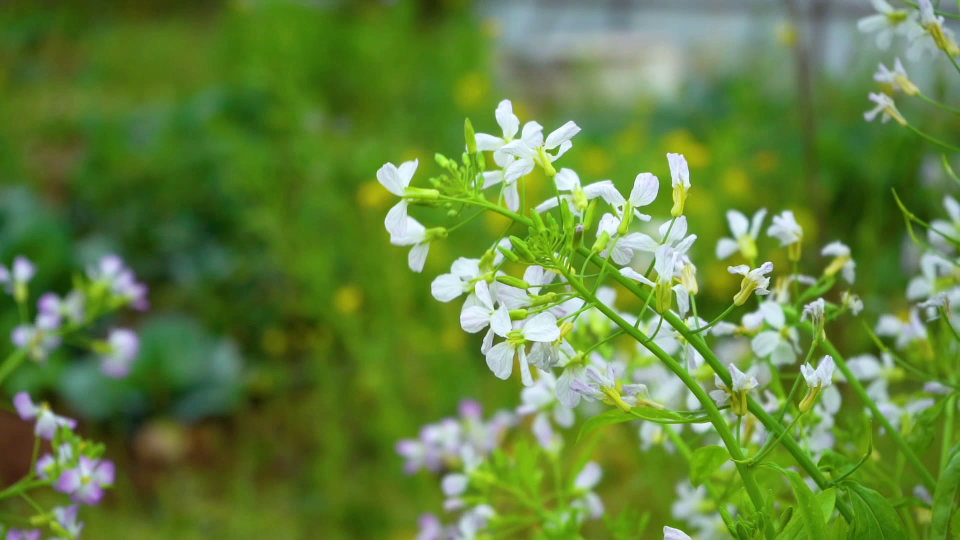
#> input picture frame 2 of OpenCV-C++/Code/5_Video Safe/product.avi, 1920 x 1080 px, given in place of test.mp4, which was not available (shown at 1/2 size)
$ python farneback.py
#> lines starting #> are read from the running program, lines starting #| are printed output that depends on the picture; pictures that were not available may be replaced by others from this repository, and a replacement may not be noted
import cv2
import numpy as np
import matplotlib.pyplot as plt

# 读取视频文件
cap = cv2.VideoCapture('test.mp4')

# 读取第一帧
ret, frame1 = cap.read()
#> frame1 is the input picture: shape (1080, 1920, 3); mean B, G, R 60.8, 130.8, 98.9
prvs = cv2.cvtColor(frame1, cv2.COLOR_BGR2GRAY)
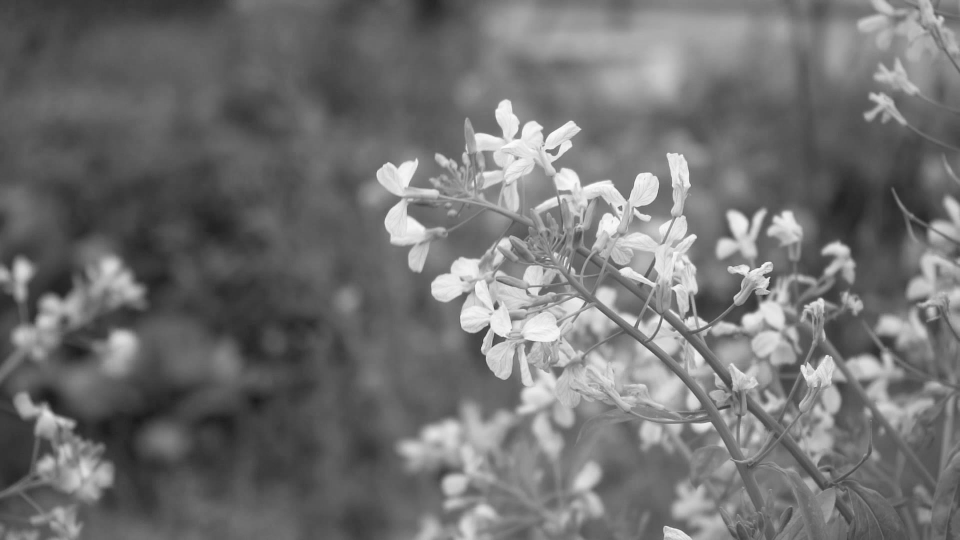
#> prvs: shape (1080, 1920) (shown at 1/2 size); min 24, max 252, mean 113.2

# 创建一个图像，用于显示光流场
hsv = np.zeros_like(frame1)
hsv[..., 1] = 255

while True:
    # 读取新的一帧
    ret, frame2 = cap.read()
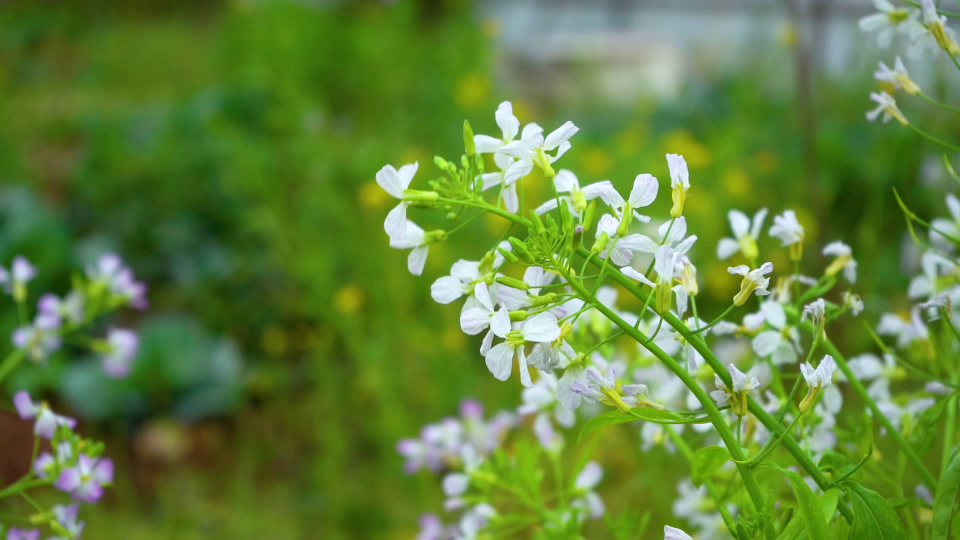
#> input picture frame 3 of OpenCV-C++/Code/5_Video Safe/product.avi, 1920 x 1080 px, given in place of test.mp4, which was not available (shown at 1/2 size)
#> frame2 is the input picture: shape (1080, 1920, 3); mean B, G, R 60.6, 130.6, 98.8
    if not ret:
        break
    next_frame = cv2.cvtColor(frame2, cv2.COLOR_BGR2GRAY)

    # 计算Farneback光流
    flow = cv2.calcOpticalFlowFarneback(prvs, next_frame, None, 0.5, 3, 15, 3, 5, 1.2, 0)

    # 极坐标转换
    mag, ang = cv2.cartToPolar(flow[..., 0], flow[..., 1])
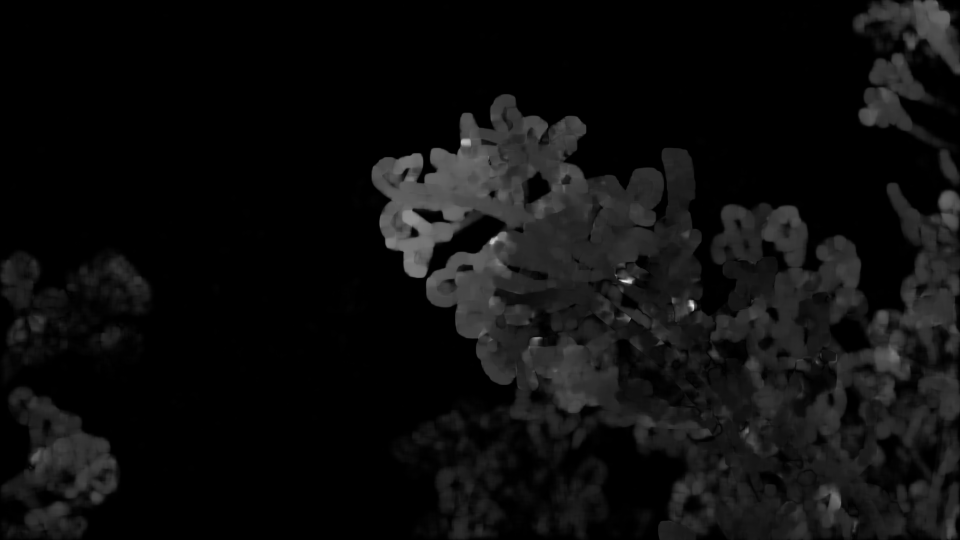
#> mag: shape (1080, 1920) float32 (shown at 1/2 size); min 2.4e-16, max 13.71, mean 0.76; drawn with min black and max white
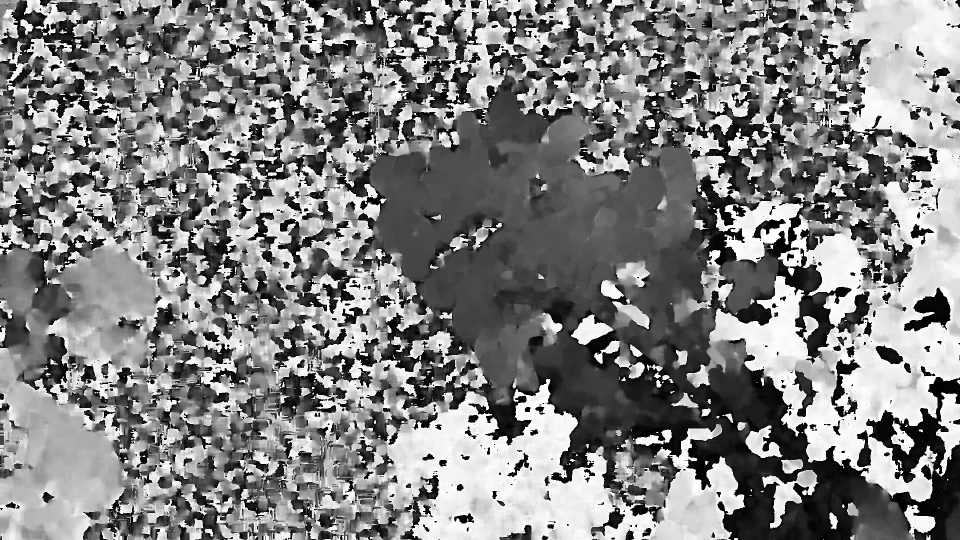
#> ang: shape (1080, 1920) float32 (shown at 1/2 size); min 1.76e-08, max 6.28, mean 3.23; drawn with min black and max white

    # 将角度映射到HSV色彩空间
    hsv[..., 0] = ang * 180 / np.pi / 2
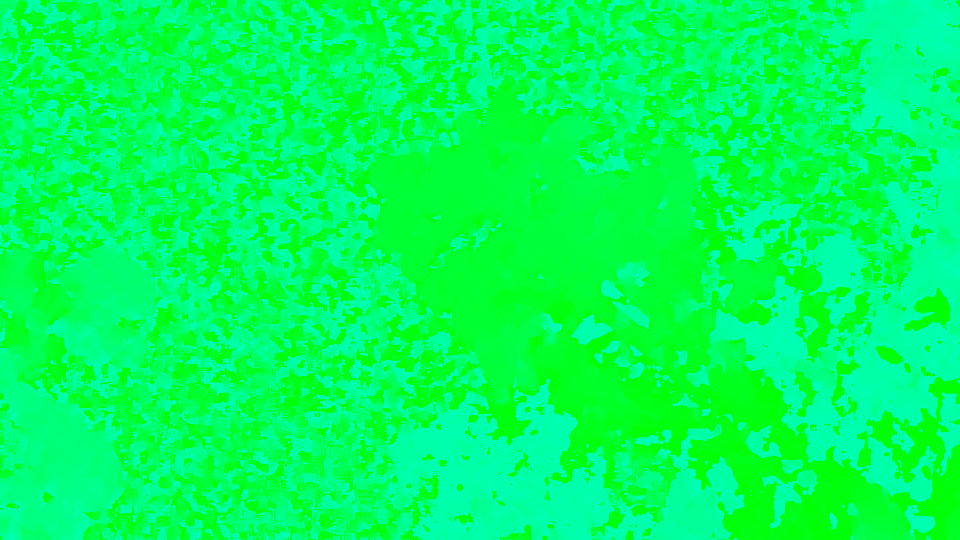
#> hsv: shape (1080, 1920, 3) (shown at 1/2 size); mean of channels 0, 1, 2 91.9, 255, 0; drawn as B, G, R

    # 将光流的幅度映射到HSV的亮度通道
    hsv[..., 2] = cv2.normalize(mag, None, 0, 255, cv2.NORM_MINMAX)
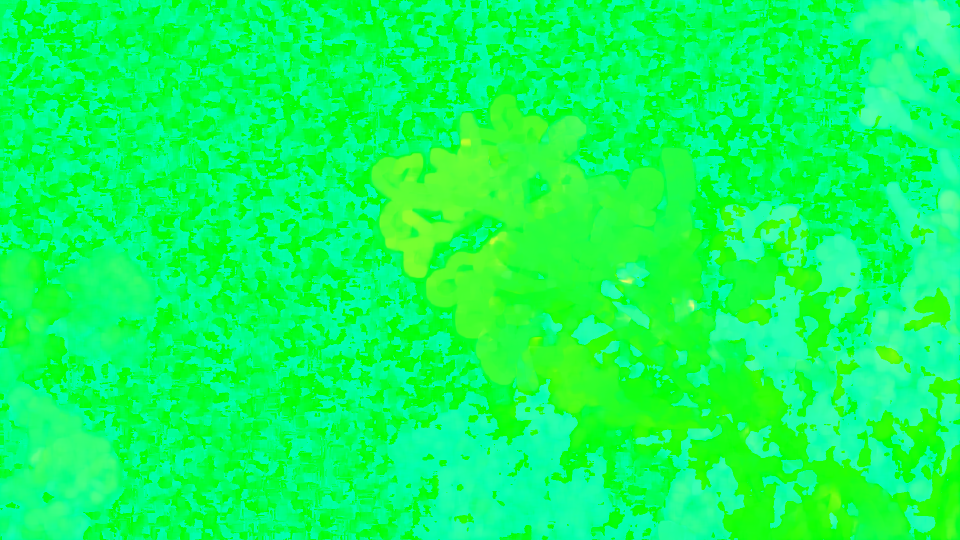
#> hsv: shape (1080, 1920, 3) (shown at 1/2 size); mean of channels 0, 1, 2 91.9, 255, 13.8; drawn as B, G, R

    # 将HSV图像转回BGR
    bgr = cv2.cvtColor(hsv, cv2.COLOR_HSV2BGR)
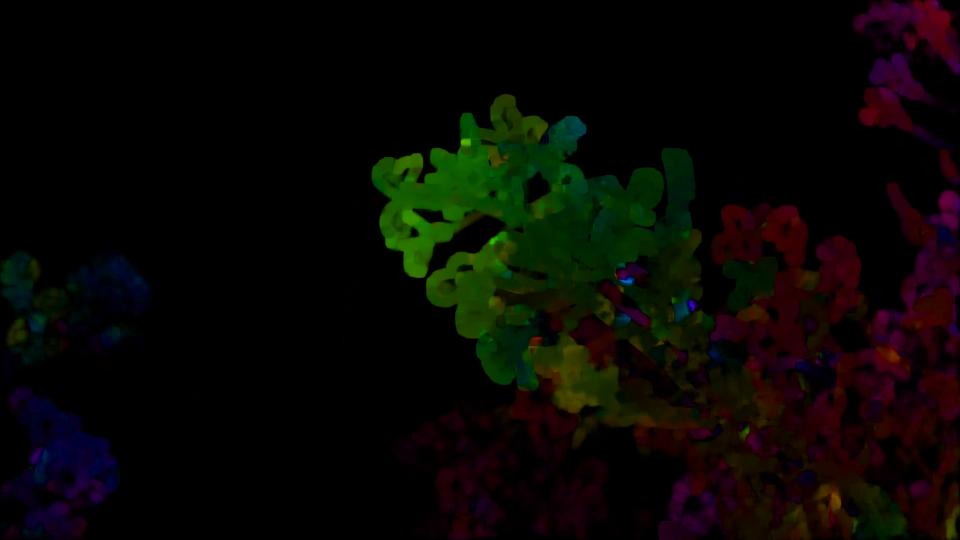
#> bgr: shape (1080, 1920, 3) (shown at 1/2 size); mean B, G, R 3.1, 7.1, 8.4

    # 显示结果
    cv2.imshow('Optical Flow Analysis', bgr)

    # 更新上一帧图像
    prvs = next_frame

    # 按下ESC键退出
    if cv2.waitKey(30) & 0xFF == 27:
#> (key Esc is pressed here)
        break

# 释放资源
cap.release()
cv2.destroyAllWindows()

$ run again, starting later in the video
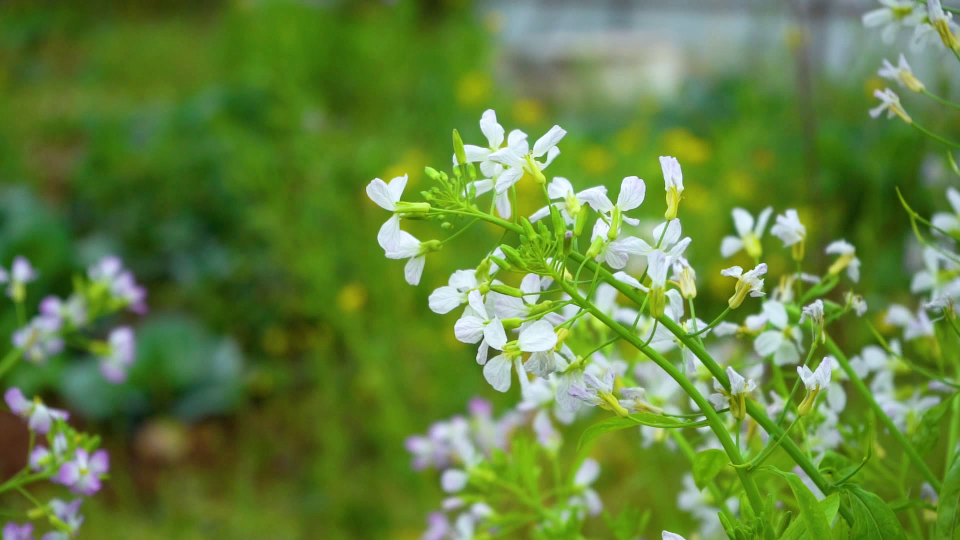
#> input picture frame 11 of OpenCV-C++/Code/5_Video Safe/product.avi, 1920 x 1080 px, given in place of test.mp4, which was not available (shown at 1/2 size)
#> frame1 is the input picture: shape (1080, 1920, 3); mean B, G, R 60.9, 130.6, 99.1
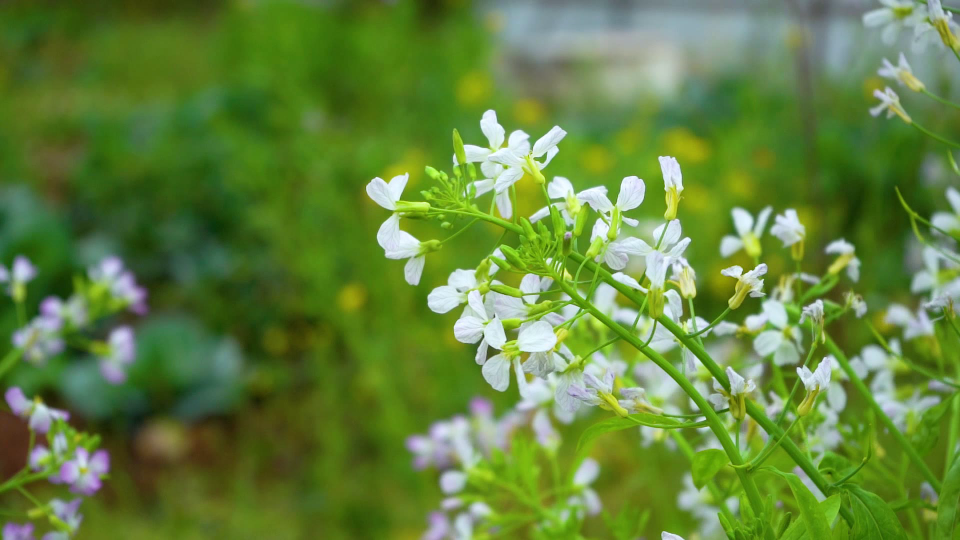
#> input picture frame 12 of OpenCV-C++/Code/5_Video Safe/product.avi, 1920 x 1080 px, given in place of test.mp4, which was not available (shown at 1/2 size)
#> frame2 is the input picture: shape (1080, 1920, 3); mean B, G, R 60.7, 130.9, 98.9
#> `bgr = cv2.cvtColor(hsv, cv2.COLOR_HSV2BGR)`:
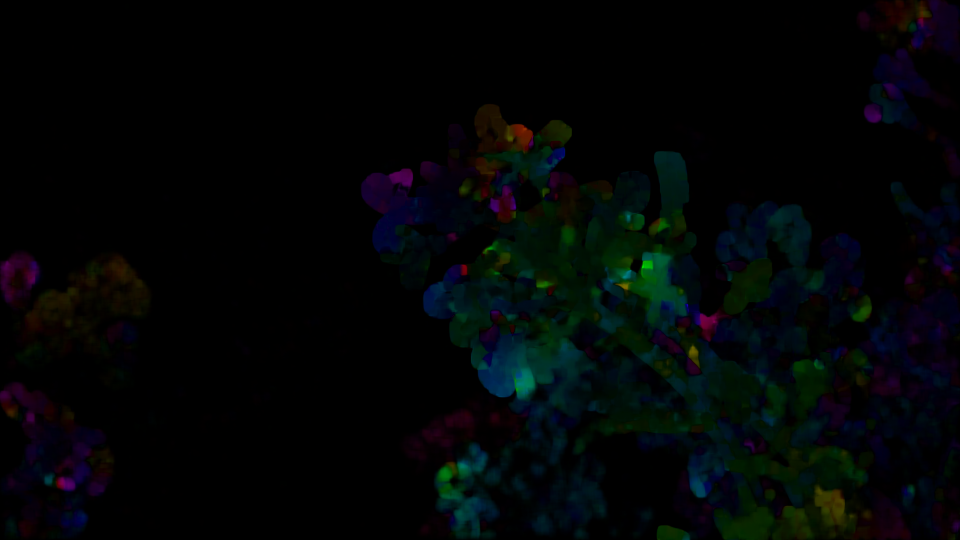
#> bgr: shape (1080, 1920, 3) (shown at 1/2 size); mean B, G, R 5.7, 5.2, 2.3

$ run again, starting later in the video
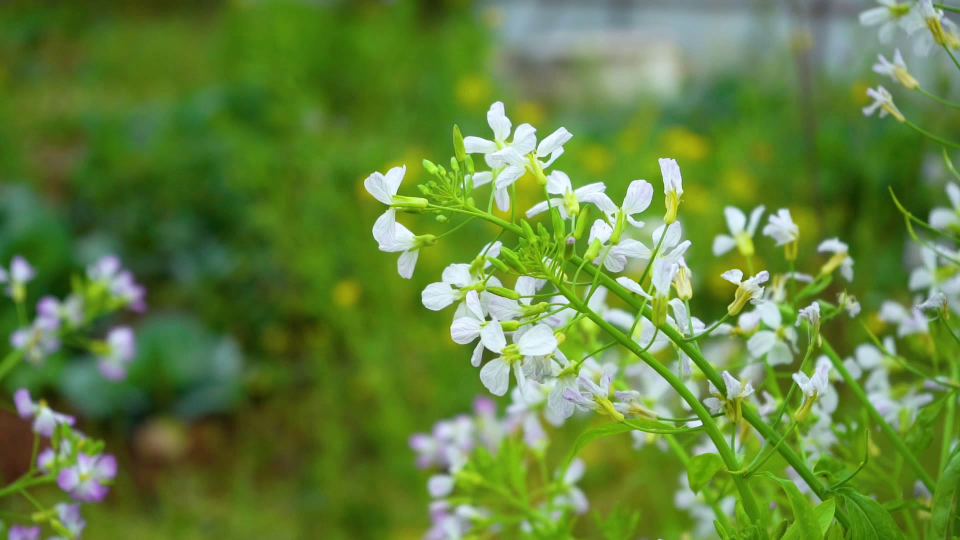
#> input picture frame 20 of OpenCV-C++/Code/5_Video Safe/product.avi, 1920 x 1080 px, given in place of test.mp4, which was not available (shown at 1/2 size)
#> frame1 is the input picture: shape (1080, 1920, 3); mean B, G, R 61.1, 131.2, 99.4
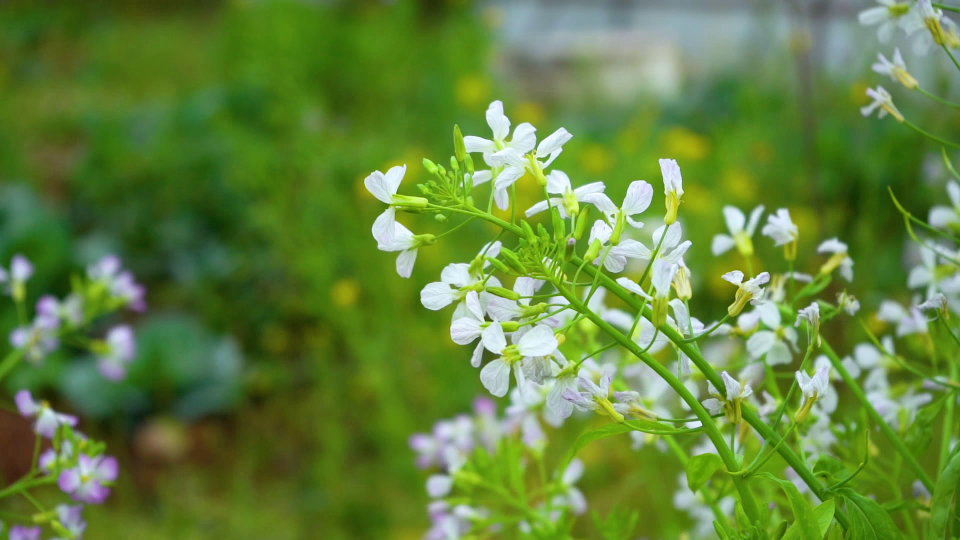
#> input picture frame 21 of OpenCV-C++/Code/5_Video Safe/product.avi, 1920 x 1080 px, given in place of test.mp4, which was not available (shown at 1/2 size)
#> frame2 is the input picture: shape (1080, 1920, 3); mean B, G, R 61.1, 131.3, 99.4
#> `bgr = cv2.cvtColor(hsv, cv2.COLOR_HSV2BGR)`:
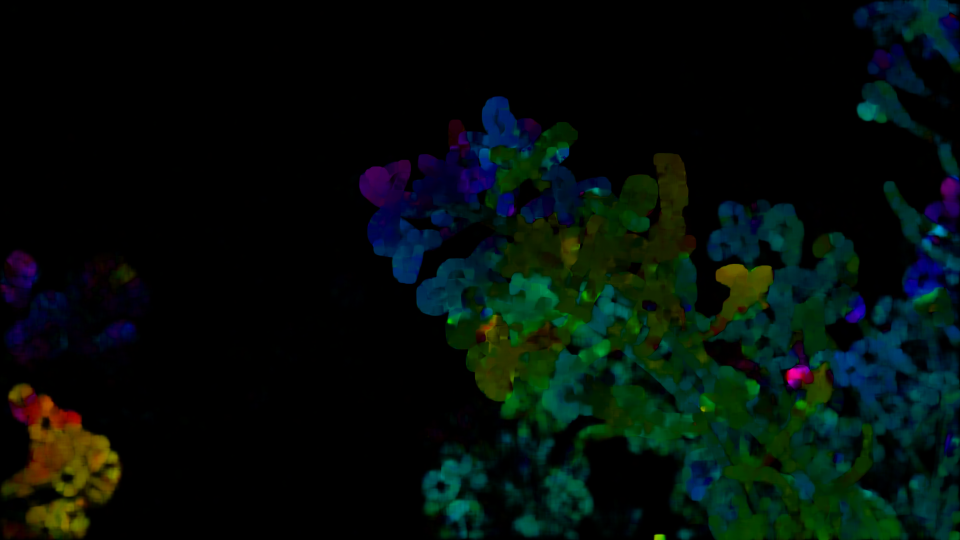
#> bgr: shape (1080, 1920, 3) (shown at 1/2 size); mean B, G, R 10.6, 14.4, 4
